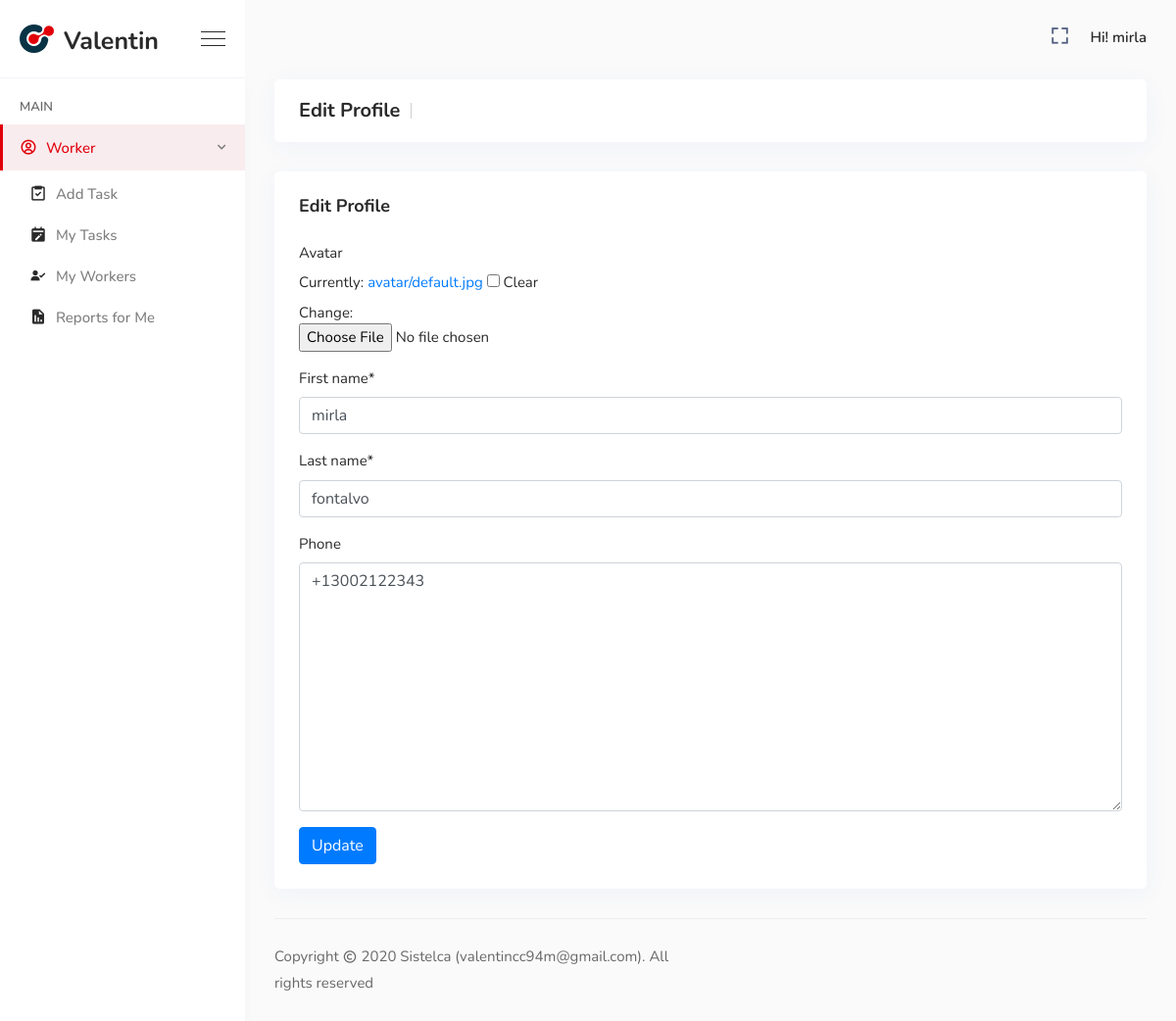
Page /manager/edit_profile/ (signed in) on the committed database.
### admins/models.py (models this page shows)
class User(AbstractUser):
    is_admins = models.BooleanField(default = False)
    is_manager = models.BooleanField(default = False)
    is_worker = models.BooleanField(default = False)
    email = models.EmailField(unique = True)
    def __str__(self):
        return self.email

### manager/models.py (models this page shows, shortened)
class Managers(models.Model):
    user = models.OneToOneField(User, on_delete=models.CASCADE, primary_key=True)
    profile_picture = models.ImageField(upload_to='avatar/manager/%Y/%m/%d', default='avatar/default.jpg',
                                 verbose_name='avatar', null=True, blank=True, validators=[validate_file_size])
    first_name = models.CharField(max_length=50)
    last_name = models.CharField(max_length=50)
    phone = PhoneField(blank=True)
    is_active = models.BooleanField(default = False)

### manager/views.py (the view)
# urls.py: path('edit_profile/', edit_profile, name='edit_profile'),
@login_required(redirect_field_name='/')
@user_passes_test(lambda u: u.is_manager, login_url='admins:dashboard')
def edit_profile(request):
    profile = Managers.objects.get(user=request.user)
    if request.method == 'POST':
        form = ManagersRegistroForm(request.POST, instance=profile)
        if form.is_valid():
            user = form.save(commit=False)
            user.save()
            messages.success(request, 'Report has been update successfully')
            return redirect('manager:reports')
    else:
        form = ManagersRegistroForm(instance=profile)
    return render(request, 'manager/profile.html', locals())

### manager/forms.py
class ManagersRegistroForm(forms.ModelForm):
    class Meta:
        model = Managers
        fields = '__all__'
        exclude = ['user', 'is_active']

### templates/manager/profile.html (shortened to what this page needs)
{% extends "bases/base.html" %}
{% load crispy_forms_tags %}
{% block content %}
<div class="breadcrumb-area">
    <h1>Edit Profile</h1>
</div>
<div class="card mb-30">
    <div class="card-header d-flex justify-content-between align-items-center">
        <h3>Edit Profile</h3>
    </div>
    <div class="card-body">
        <form method="post" enctype="multipart/form-data">
            <div class="form-group">
               {{ form|crispy }}
            </div>
            <button type="submit" class="btn btn-primary">Update</button>
        </form>
    </div>
</div>
{% endblock %}

### templates/bases/base.html (shortened to what this page needs)
{% load static %}
<!doctype html>
<html lang="zxx">
    <head>
        <link rel="stylesheet" href="{% static 'assets/css/vendors.min.css' %}">
        <link rel="stylesheet" href="{% static 'assets/css/style.css' %}">
        <link rel="stylesheet" href="{% static 'assets/css/responsive.css' %}">
    </head>
    <body>
        <div class="sidemenu-area">
            <div class="sidemenu-header">
                <a href="{% url 'admins:dashboard' %}" class="navbar-brand d-flex align-items-center">
                    <img src="{% static 'assets/img/small-logo.png' %}" alt="image">
                    <span>Valentin</span>
                </a>
                <div class="burger-menu d-none d-lg-block">
                    <span class="top-bar"></span>
                    <span class="middle-bar"></span>
                    <span class="bottom-bar"></span>
                </div>
            </div>
            <div class="sidemenu-body">
                <ul class="sidemenu-nav metisMenu h-100" id="sidemenu-nav" data-simplebar>
                    <li class="nav-item-title">
                        Main
                    </li>
                     {% if request.user.is_superuser %}
                    <li class="nav-item mm-active">
                        <a href="#" class="collapsed-nav-link nav-link" aria-expanded="false">
                            <span class="icon"><i class='bx bxs-user-pin'></i></span>
                            <span class="menu-title">Manager</span>
                            <span class="badge">{{ manager.count }}</span>
                        </a>
                        <ul class="sidemenu-nav-second-level">
                            <li class="nav-item">
                                <a href="{% url 'admins:create_manager' %}" class="nav-link">
                                    <span class="icon"><i class='bx bxs-plus-square'></i></span>
                                    <span class="menu-title">Add Manager</span>
                                </a>
                            </li>
                            <li class="nav-item">
                                <a href="{% url 'admins:list_manager' %}" class="nav-link">
                                    <span class="icon"><i class='bx bxs-group'></i></span>
                                    <span class="menu-title">List Manager</span>
                                </a>
                            </li>
                        </ul>
                    </li>
                    <li class="nav-item">
                        <a href="#" class="collapsed-nav-link nav-link" aria-expanded="false">
                            <span class="icon"><i class='bx bx-user-circle'></i></span>
                            <span class="menu-title">Worker</span>
                            <span class="badge">{{ worker.count }}</span>
                        </a>
                        <ul class="sidemenu-nav-second-level">
                            <li class="nav-item">
                                <a href="{% url 'admins:create_worker' %}" class="nav-link">
                                    <span class="icon"><i class='bx bx-plus-circle'></i></span>
                                    <span class="menu-title">Add Worker</span>
                                </a>
                            </li>
                            <li class="nav-item">
                                <a href="{% url 'admins:list_worker' %}" class="nav-link">
                                    <span class="icon"><i class='bx bx-group'></i></span>
                                    <span class="menu-title">List Worker</span>
                                </a>
                            </li>
                        </ul>
                    </li>
                    <li class="nav-item mm-active">
                        <a href="#" class="collapsed-nav-link nav-link" aria-expanded="false">
                            <span class="icon"><i class='bx bxs-buildings'></i></span>
                            <span class="menu-title">Departament</span>
                            <span class="badge">{{ departament.count }}</span>
                        </a>
                        <ul class="sidemenu-nav-second-level">
                            <li class="nav-item">
                                <a href="{% url 'admins:create_departament' %}" class="nav-link">
                                    <span class="icon"><i class='bx bxs-building'></i></span>
                                    <span class="menu-title">Add Departament</span>
                                </a>
                            </li>
                            <li class="nav-item">
                                <a href="{% url 'admins:list_departament' %}" class="nav-link">
                                    <span class="icon"><i class='bx bxs-badge-check'></i></span>
                                    <span class="menu-title">List Departament</span>
                                </a>
                            </li>
                        </ul>
                    </li>
                     {% elif request.user.is_manager %}
                      <li class="nav-item mm-active">
                        <a href="#" class="collapsed-nav-link nav-link" aria-expanded="false">
                            <span class="icon"><i class='bx bx-user-circle'></i></span>
                            <span class="menu-title">Worker</span>
                        </a>
                        <ul class="sidemenu-nav-second-level">
                            <li class="nav-item">
                                <a href="{% url 'manager:create_task' %}" class="nav-link">
                                    <span class="icon"><i class='bx bx-task'></i></span>
                                    <span class="menu-title">Add Task</span>
                                </a>
                            </li>
                            <li class="nav-item">
                                <a href="{% url 'manager:my_task' %}" class="nav-link">
                                    <span class="icon"><i class='bx bxs-calendar-edit'></i></span>
                                    <span class="menu-title">My Tasks</span>
                                </a>
                            </li>
                            <li class="nav-item">
                                <a href="{% url 'manager:my_works' %}" class="nav-link">
                                    <span class="icon"><i class='bx bxs-user-check'></i></span>
                                    <span class="menu-title">My Workers</span>
                                </a>
                            </li>
                            <li class="nav-item">
                                <a href="{% url 'manager:reports' %}" class="nav-link">
                                    <span class="icon"><i class='bx bxs-report'></i></span>
                                    <span class="menu-title">Reports for Me</span>
                                </a>
                            </li>
                        </ul>
                    </li>
                    {% endif %}
                </ul>
            </div>
        </div>
        <div class="main-content d-flex flex-column">
            <nav class="navbar top-navbar navbar-expand">
                <div class="collapse navbar-collapse" id="navbarSupportContent">
                    <ul class="navbar-nav right-nav align-items-center">
                        <li class="nav-item">
                            <a class="nav-link bx-fullscreen-btn" id="fullscreen-button">
                                <i class="bx bx-fullscreen"></i>
                            </a>
                        </li>
                        <li class="nav-item dropdown profile-nav-item">
                            <a href="#" class="nav-link dropdown-toggle" role="button" data-toggle="dropdown" aria-haspopup="true" aria-expanded="false">
                                <div class="menu-profile">
                                    {% if request.user.is_superuser %}
                                    <span class="name">Hi! {{ request.user }}</span>
                                    {% elif request.user.is_manager %}
                                    <span class="name">Hi! {{ request.user.managers.first_name }}</span>
                                    {% elif request.user.is_worker %}
                                    <span class="name">Hi! {{ request.user.worker.first_name }}</span>
                                    {% endif %}
                                </div>
                            </a>
                        </li>
                    </ul>
                </div>
            </nav>
            {% block content %}{% endblock %}
            <footer class="footer-area">
                <div class="row align-items-center">
                    <div class="col-lg-6 col-sm-6 col-md-6">
                        <p>Copyright <i class='bx bx-copyright'></i> 2020 <a href="#">Sistelca (valentincc94m@gmail.com) </a>. All rights reserved</p>
                    </div>
                </div>
            </footer>
        </div>
    </body>
</html>

### rows in the picture
User: user.managers.first_name "mirla"
Managers: first_name "mirla", last_name "fontalvo", phone "+13002122343"
